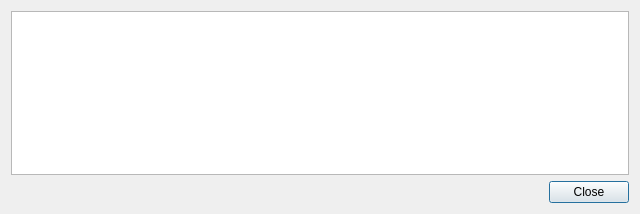
<?xml version="1.0" encoding="UTF-8"?>
<ui version="4.0">
 <class>SlotDialog</class>
 <widget class="QDialog" name="SlotDialog">
  <property name="geometry">
   <rect>
    <x>0</x>
    <y>0</y>
    <width>640</width>
    <height>214</height>
   </rect>
  </property>
  <property name="windowTitle">
   <string>Data connections</string>
  </property>
  <layout class="QVBoxLayout" name="verticalLayout">
   <item>
    <widget class="QTreeView" name="treeView">
     <property name="contextMenuPolicy">
      <enum>Qt::CustomContextMenu</enum>
     </property>
     <property name="editTriggers">
      <set>QAbstractItemView::AllEditTriggers</set>
     </property>
     <property name="textElideMode">
      <enum>Qt::ElideMiddle</enum>
     </property>
     <attribute name="headerDefaultSectionSize">
      <number>70</number>
     </attribute>
     <attribute name="headerStretchLastSection">
      <bool>false</bool>
     </attribute>
    </widget>
   </item>
   <item>
    <widget class="QDialogButtonBox" name="buttonBox">
     <property name="orientation">
      <enum>Qt::Horizontal</enum>
     </property>
     <property name="standardButtons">
      <set>QDialogButtonBox::Close</set>
     </property>
    </widget>
   </item>
  </layout>
 </widget>
 <resources/>
 <connections>
  <connection>
   <sender>buttonBox</sender>
   <signal>accepted()</signal>
   <receiver>SlotDialog</receiver>
   <slot>accept()</slot>
   <hints>
    <hint type="sourcelabel">
     <x>248</x>
     <y>254</y>
    </hint>
    <hint type="destinationlabel">
     <x>157</x>
     <y>274</y>
    </hint>
   </hints>
  </connection>
  <connection>
   <sender>buttonBox</sender>
   <signal>rejected()</signal>
   <receiver>SlotDialog</receiver>
   <slot>reject()</slot>
   <hints>
    <hint type="sourcelabel">
     <x>316</x>
     <y>260</y>
    </hint>
    <hint type="destinationlabel">
     <x>286</x>
     <y>274</y>
    </hint>
   </hints>
  </connection>
 </connections>
</ui>
